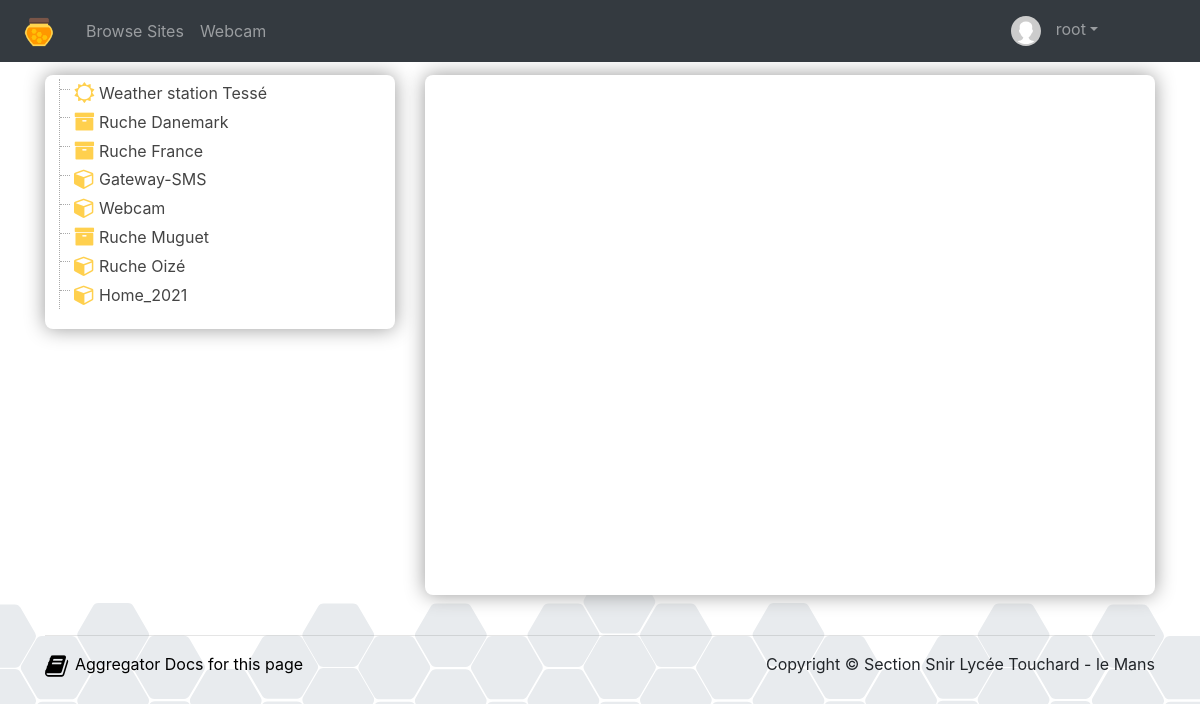
The page /accueil.php (signed in) on the database its author committed.
### tables this page shows
CREATE TABLE `things` (
  `id` int(11) NOT NULL,
  `user_id` int(10) NOT NULL,
  `latitude` decimal(9,6) DEFAULT NULL,
  `longitude` decimal(9,6) DEFAULT NULL,
  `elevation` float NOT NULL,
  `name` varchar(50) NOT NULL,
  `tag` varchar(50) NOT NULL,
  `status` enum('public','private') DEFAULT NULL,
  `local_ip_address` varchar(20) NOT NULL,
  `class` varchar(20) NOT NULL DEFAULT 'objet',
  `idDevice` varchar(20) DEFAULT NULL
);

### html/lang/lang.EN.php (called while the page is built, shortened)
<?php
$lang = array();
$lang['dataTables'] = "lang/dataTable.English.json";
$lang['any_entrie'] = "You haven't selected any entrie!";
$lang['several_entries'] = "You have selected several entries!";
$lang['alert'] = "Alert !";
$lang['add'] = "Add";
$lang['edit_settings'] = "Settings";
$lang['delete'] = "Delete";
$lang['Cancel'] = "Cancel";
$lang['Apply'] = "Apply";
$lang['Validate'] = "Valider";
$lang['close'] = "Close";
$lang['display'] = "Display";
$lang['refuse'] = "Refuse";
$lang['Sign_in'] = "Sign in";
$lang['User login'] = "User login";
$lang['Password'] = "Password";
$lang['Users'] = "Users";
$lang['Browse_Sites'] = "Browse Sites";
$lang['Things'] = "Things";
$lang['Channels'] = "Channels";
$lang['ThingHTTPs'] = "ThingHTTPs";
$lang['Reacts'] = "Reacts";
$lang['Sign_Out'] = "Sign Out";
$lang['My_Account'] = "My Account";
$lang['docs_page'] = "Aggregator Docs for this page";
$lang['Data_visualisation'] = "Data visualisation";
$lang['Data_Analysis'] = "Data Analysis";
$lang['hightchart'] = '{
    lang: {
        months: ["January", "February", "March", "April", "May", "June", "July", "August", "September", "October", "November", "December"],
        weekdays: ["Sunday", "Monday", "Tuesday", "Wednesday", "Thursday", "Friday", "Saturday"],
        shortMonths: ["Jan", "Feb", "Mar", "Apr", "May", "Jun", "Jul", "Aug", "Sep", "Oct", "Nov", "Dec"],
        decimalPoint: ".",
        resetZoom: "Reset zoom",
        resetZoomTitle: "Reset zoom à  1:1",
        downloadPNG: "Download PNG image",
        downloadJPEG: "Download JPEG image",
        downloadPDF: "Download PDF document",
        downloadSVG: "Download SVG vector image",
        printChart: "Print chart",
        noData: "No data to display",
        loading: "Loading...",
		viewFullscreen : "View in full screen"
    }
}';
$lang['graphic'] = "Graphic";
$lang['hide_all'] = "Hide All";
$lang['more_historical_data'] = "More Historical Data";
$lang['setting filter'] = "Setting filter";
$lang['simple_moving_average'] = "Simple Moving Average";
$lang['exponential_moving_average'] = "Exponential Moving Average";
$lang['period'] = "Period";
$lang['smoothed'] = "smoothed";
$lang['xDateFormat'] = "%A, %b %e, %H:%M";
$lang['Change_Password'] = "Change Password";
$lang['Change_Time_Zone'] = "Change Time Zone";
$lang['New_API_Key'] = "New API Key";
$lang['Suspending'] = "Suspending";
$lang['Failed_login'] = "Failed login";
$lang['Failed_logins'] = "Failed Logins";
$lang['user'] = "User";
$lang['Users_suspending'] = "Users suspending";
$lang['API_Key'] = "API_Key";
$lang['login'] = "Login";
$lang['last_sign_in'] = "Last Sign In";
$lang['count'] = "Count";
$lang['language'] = "language";
$lang['rights'] = "Rights";
$lang['tel_number'] = "Tel Number";
$lang['delay_SMS'] = "SMS send interval limit";
$lang['confirm_password'] = "Confirm Password";
$lang['confirm_password_not_match'] = "Password and Confirm Password not match";
$lang['Time_Zone'] = "Time Zone";
$lang['thing'] = "Thing";
$lang['elevation'] = "Elevation";
$lang['class'] = "Category";
 ?>

### html/lang/lang.conf.php (called while the page is built, shortened)
<?php
	if(isset($_SESSION["language"]) and $_SESSION["language"] !== ''){
		$langue = strtolower($_SESSION["language"]);
	}else{
		$langue = autoSelectLanguage(array('fr','en'), 'en');
	}
	function autoSelectLanguage($aLanguages, $sDefault = 'en') {
	    if(!empty($_SERVER['HTTP_ACCEPT_LANGUAGE'])) {
		    $aBrowserLanguages = explode(',',$_SERVER['HTTP_ACCEPT_LANGUAGE']);
		    foreach($aBrowserLanguages as $sBrowserLanguage) {
		        $sLang = strtolower(substr($sBrowserLanguage,0,2));
		        if(in_array($sLang, $aLanguages)) {
			        return $sLang;
		        }
		    }
	    }
	    return $sDefault;
	}
?>

### html/accueil.php (the view, shortened to what this page needs)
<?php
	require_once('./api/Api.php');
	require_once('./lang/lang.conf.php');
	$bdd = Api::connexionBD(BASE);
?>
<!DOCTYPE html>
<html>
	<head>
		<link rel="stylesheet" href="css/bootstrap.min.css" />
		<link rel="stylesheet" href="css/ruche.css" />
	</head>
	<body>
		<?php require_once 'menu.php'; ?>
		<div class="container" style="padding-top: 75px;">
			<div class="row">
				<div class="col-md-4 col-sm-12 col-xs-12">
				<div class="popin" style="margin: 0px; padding : 4px;">
					<ul class="file-tree ">
					<?php
						try{
						function listerChannels($id){
							global $bdd;
							$sql = 'SELECT count(*) as nb FROM `channels` WHERE `thing_id`='. $bdd->quote($id);
							if ($bdd->query($sql)->fetchObject()->nb > 0){
								$sql = 'SELECT * FROM `channels` WHERE `thing_id`='.  $bdd->quote($id);
								$reponse = $bdd->query($sql);
							}
						}
							if (!isset($_SESSION['id']))
								$sql = 'SELECT * FROM `things` where status = "public";';
							else if ($_SESSION['droits'] == 1)
								$sql = "SELECT * FROM `things` where user_id = ". $_SESSION['id'];
							else
								$sql = "SELECT * FROM `things`";
							$reponse = $bdd->query($sql);
							while ($thing = $reponse->fetchObject()){
									echo '<li class="folder-root ' .$thing->class .'">	<a href="#">' . $thing->name . '</a>';
										listerChannels($thing->id);
									echo '</li>';
							}
						}
						catch (\PDOException $ex){
							echo "erreur BDD";
							die('Erreur : ' . $ex->getMessage());
						}
						?>
					</ul>
				</div>
				</div>
				<div class="col-md-8 col-sm-12 col-xs-12">
					<div class="popin" style="margin: 0px;">
					<div  id="map-canvas" style = "height: 500px; width: 100%;" ></div>
					</div>
				</div>
			</div>
		<?php require_once 'piedDePage.php';
	    ?>
		</div>
	</body>
</html>

### html/menu.php (shortened to what this page needs)
<?php
    require_once('lang/lang.conf.php');
    $racine = './';
?>
	<nav class="navbar navbar-expand-md navbar-dark bg-dark fixed-top">
		<a class="navbar-brand" href="<?= $racine ?>">
			<img alt="Beehive logo" height="30" id="nav-Beehive-logo" src="<?php echo $racine ?>images/beehive_logo.png" style="padding: 0 8px; ">
		</a>
		<div class="collapse navbar-collapse" id="navbarsExampleDefault">
		<ul class="navbar-nav mr-auto">
			<li class="nav-item">
				<a class="nav-link" href="<?php echo $racine ?>accueil" id="nav-sign-in"><?= $lang['Browse_Sites'] ?></a>
			</li>
			<li class="nav-item">
				<a class="nav-link" href="<?php echo $racine ?>webcam" id="nav-sign-in">Webcam</a>
			</li>
        </ul>
		<ul class="navbar-nav navbar-right" style="margin-right: 78px;">
			<li class="nav-item">
				<?php
				if (!isset($_SESSION['login']))
					echo "<a class='nav-link' href='{$racine}administration/' id='nav-sign-in'>{$lang['Sign_in']}</a>\n";
				else{
					echo "<li class='nav-item dropdown'>\n";
					echo "<a class='nav-link dropdown-toggle' href='#' id='navbardrop' data-toggle='dropdown'>\n";
					echo "<img alt='Avatar' height='30' id='nav-avatar-logo' src='{$racine}images/icon-avatar.svg' style='padding: 0 10px; '>\n";
					echo $_SESSION['login'];
					echo "</a>\n";
					echo "</li>\n";
				}
				?>
			</li>
		</ul>
		</div>
    </nav>

### html/piedDePage.php
<footer>
	<br />
       <hr>
	<div class="row">
		<div class="col-md-6 col-sm-6 col-xs-12">
			<?php
			$lien =  basename($_SERVER['SCRIPT_NAME']);
			echo "<p class='support'><a href = './support/{$langue}/{$lien}'>{$lang['docs_page']}</a></p>" ?>
		</div>
		<div class="col-md-6 col-sm-6 col-xs-12">
			<p class= 'copyright'>Copyright &copy; Section Snir Lycée Touchard - le Mans</p>
		</div>
       </div>
   </footer>

### html/css/ruche.css (style rules this page uses)
body { background-image: url(fond.svg); background-repeat: repeat-x; background-repeat-x: repeat; background-repeat-y: no-repeat; background-position: 0 100%; background-position-x: 0px; background-position-y: 100%; -webkit-background-size: auto 230px; background-size: auto 230px; background-attachment: fixed; }
.popin { background-color: #fff; border-radius: 8px; box-shadow: 0 0 20px #999; padding: 10px; margin-top: 10px; }
a { color:#000; }
.support:before { content: "\f02d"; font-family: FontAwesome; text-decoration: inherit; color: #000; font-size: 25px; position: absolute; top: -4px; left: 15px; }
.support { padding-left: 30px; }
.copyright { float: right; }
.file-list, .file-list ul { list-style-type: none; font-size:1em; line-height:1.8em; margin-left:10px; padding-left:14px; border-left:1px dotted #aaa; }
.file-list li { position: relative; padding-left:25px; }
.file-list li a { text-decoration: none; color:#444; }
.file-list li a:before { display:block; content: " "; width:10px; height:1px; position:absolute; border-bottom:1px dotted #aaa; top:.6em; left:-14px; }
.file-list li:before { list-style-type: none; font-family: FontAwesome; display:block; content:'\f1fe'; position:absolute; top:0px; left:0px; width:20px; height:20px; font-size:1.3em; color:#555; }
.file-list .folder-root { list-style-type: none; }
.file-list .folder-root a { text-decoration:none; }
.file-list .ruche:before { color:#FFD04E; content: "\f187"; }
.file-list .weather:before { color:#FFD04E; content: "\f185"; }
.file-list .objet:before { color:#FFD04E; content: "\f1b2"; }

### rows shown on the page
things: name "Weather station Tessé"
things: name "Ruche Danemark"
things: name "Ruche France"
things: name "Gateway-SMS"
things: name "Webcam"
things: name "Ruche Muguet"
things: name "Ruche Oizé"
things: name "Home_2021"

### other values the page prints
$lang['Browse_Sites'] "Browse Sites"
$_SESSION['login'] "root"
$lang['docs_page'] "Aggregator Docs for this page"
